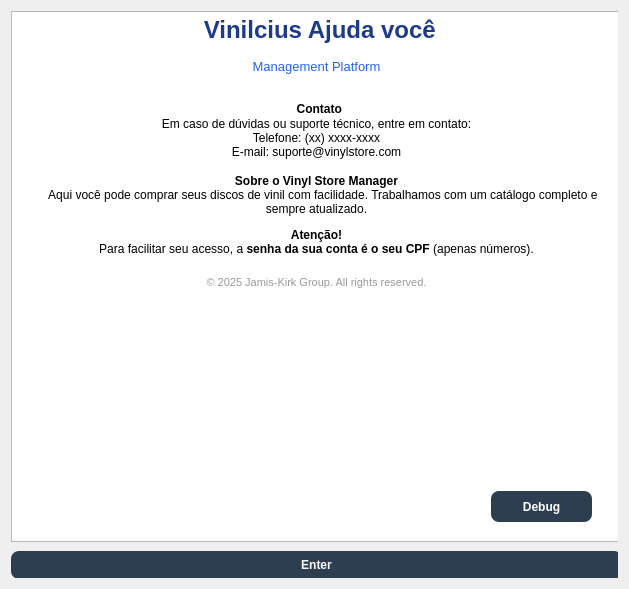
<?xml version="1.0" encoding="UTF-8"?>
<ui version="4.0">
 <class>Help2</class>
 <widget class="QDialog" name="Help1">
  <property name="geometry">
   <rect>
    <x>0</x>
    <y>0</y>
    <width>629</width>
    <height>589</height>
   </rect>
  </property>
  <property name="windowTitle">
   <string>Welcome - First Access</string>
  </property>
  <layout class="QVBoxLayout" name="verticalLayout">
   <item>
    <widget class="QWidget" name="widget" native="true">
     <widget class="QTextBrowser" name="textBrowser">
      <property name="geometry">
       <rect>
        <x>0</x>
        <y>0</y>
        <width>611</width>
        <height>531</height>
       </rect>
      </property>
      <property name="html">
       <string>&lt;!DOCTYPE HTML PUBLIC &quot;-//W3C//DTD HTML 4.0//EN&quot; &quot;http://www.w3.org/TR/REC-html40/strict.dtd&quot;&gt;
&lt;html&gt;&lt;head&gt;&lt;meta name=&quot;qrichtext&quot; content=&quot;1&quot; /&gt;&lt;meta charset=&quot;utf-8&quot; /&gt;&lt;style type=&quot;text/css&quot;&gt;
p, li { white-space: pre-wrap; }
hr { height: 1px; border-width: 0; }
li.unchecked::marker { content: &quot;\2610&quot;; }
li.checked::marker { content: &quot;\2612&quot;; }
&lt;/style&gt;&lt;/head&gt;&lt;body style=&quot; font-family:'Segoe UI'; font-size:9pt; font-weight:400; font-style:normal;&quot;&gt;
&lt;p align=&quot;center&quot; style=&quot; margin-top:15px; margin-bottom:15px; margin-left:15px; margin-right:15px; -qt-block-indent:0; text-indent:0px;&quot;&gt;&lt;span style=&quot; font-family:'Segoe UI,Arial,sans-serif'; font-size:18pt; font-weight:600; color:#1e3a8a;&quot;&gt; Vinilcius Ajuda você&lt;/span&gt;&lt;/p&gt;
&lt;p align=&quot;center&quot; style=&quot; margin-top:5px; margin-bottom:20px; margin-left:15px; margin-right:15px; -qt-block-indent:0; text-indent:0px;&quot;&gt;&lt;span style=&quot; font-family:'Segoe UI,Arial,sans-serif'; font-size:10pt; color:#2563eb;&quot;&gt;Management Platform&lt;/span&gt;&lt;/p&gt;
&lt;p align=&quot;center&quot; style=&quot; margin-top:20px; margin-bottom:15px; margin-left:15px; margin-right:15px; -qt-block-indent:0; text-indent:0px;&quot;&gt;&lt;span style=&quot; font-family:'Segoe UI,Arial,sans-serif'; font-size:15pt; font-weight:600; color:#333333;&quot;&gt; &lt;/span&gt;&lt;span style=&quot; font-weight:700;&quot;&gt;Contato&lt;/span&gt;&lt;br /&gt;Em caso de dúvidas ou suporte técnico, entre em contato:&lt;br /&gt;Telefone: (xx) xxxx-xxxx&lt;br /&gt;E-mail: suporte@vinylstore.com&lt;/p&gt;
&lt;p align=&quot;center&quot; style=&quot; margin-top:12px; margin-bottom:12px; margin-left:0px; margin-right:0px; -qt-block-indent:0; text-indent:0px;&quot;&gt;&lt;span style=&quot; font-weight:700;&quot;&gt;Sobre o Vinyl Store Manager&lt;/span&gt;&lt;br /&gt;    Aqui você pode comprar seus discos de vinil com facilidade. Trabalhamos com um catálogo completo e sempre atualizado.&lt;/p&gt;
&lt;p align=&quot;center&quot; style=&quot; margin-top:12px; margin-bottom:12px; margin-left:0px; margin-right:0px; -qt-block-indent:0; text-indent:0px;&quot;&gt;&lt;span style=&quot; font-weight:700;&quot;&gt;Atenção!&lt;/span&gt;&lt;br /&gt;Para facilitar seu acesso, a &lt;span style=&quot; font-weight:700;&quot;&gt;senha da sua conta é o seu CPF&lt;/span&gt; (apenas números).&lt;/p&gt;
&lt;p align=&quot;center&quot; style=&quot; margin-top:20px; margin-bottom:5px; margin-left:15px; margin-right:15px; -qt-block-indent:0; text-indent:0px;&quot;&gt;&lt;span style=&quot; font-family:'Segoe UI,Arial,sans-serif'; font-size:8pt; color:#999999;&quot;&gt;© 2025 Jamis-Kirk Group. All rights reserved.&lt;/span&gt;&lt;/p&gt;&lt;/body&gt;&lt;/html&gt;</string>
      </property>
     </widget>
     <widget class="QPushButton" name="okButton">
      <property name="geometry">
       <rect>
        <x>0</x>
        <y>540</y>
        <width>611</width>
        <height>28</height>
       </rect>
      </property>
      <property name="styleSheet">
       <string notr="true">
        QPushButton {
            background-color: #2c3e50;
            color: white;
            font-weight: bold;
            border-radius: 8px;
            padding: 6px 12px;
        }
        QPushButton:hover {
            background-color: #34495e;
        }
      </string>
      </property>
      <property name="text">
       <string>Enter</string>
      </property>
     </widget>
     <widget class="QPushButton" name="pushButton_Debug">
      <property name="geometry">
       <rect>
        <x>480</x>
        <y>480</y>
        <width>101</width>
        <height>31</height>
       </rect>
      </property>
      <property name="styleSheet">
       <string notr="true">
        QPushButton {
            background-color: #2c3e50;
            color: white;
            font-weight: bold;
            border-radius: 8px;
            padding: 6px 12px;
        }
        QPushButton:hover {
            background-color: #34495e;
        }
      </string>
      </property>
      <property name="text">
       <string>Debug</string>
      </property>
     </widget>
    </widget>
   </item>
  </layout>
 </widget>
 <resources/>
 <connections/>
</ui>
